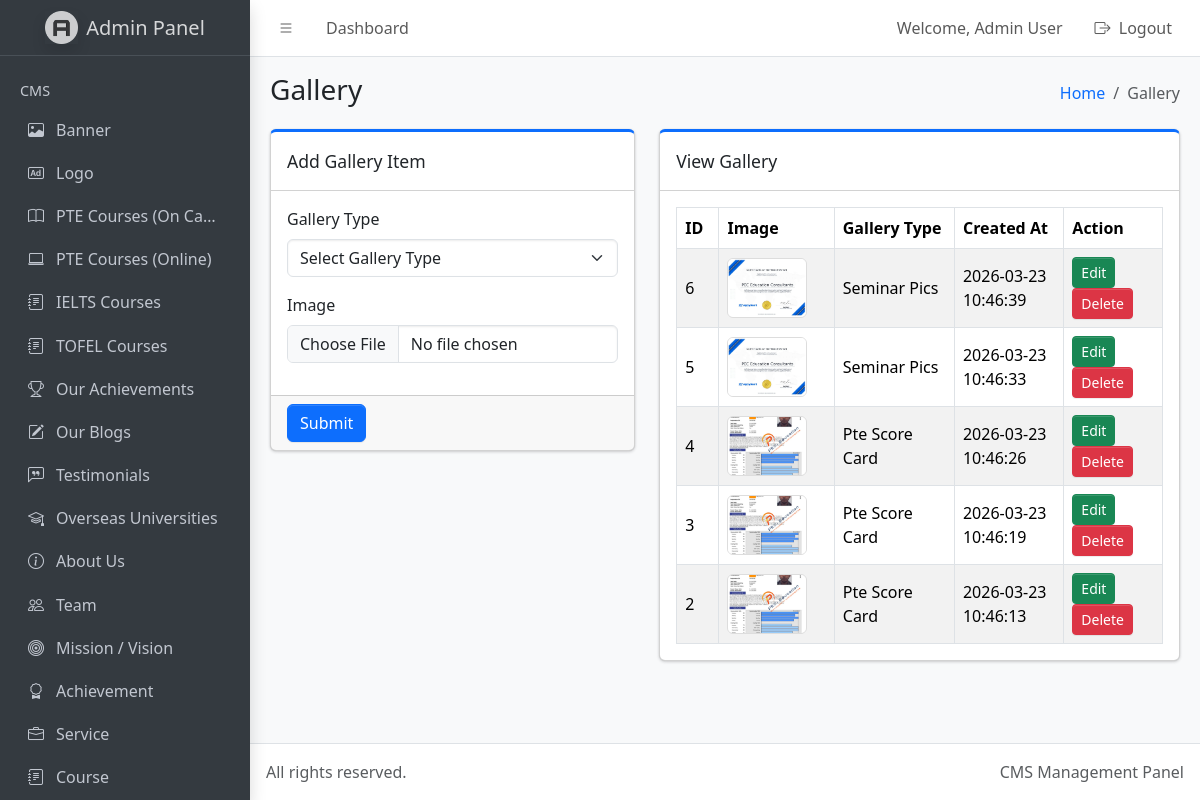
/admin/dist/gallery.php (signed in), run on the app's committed database.
### tables this page shows
CREATE TABLE `gallery` (
  `id` int(11) NOT NULL,
  `gallery_type` varchar(255) NOT NULL,
  `image` varchar(255) NOT NULL,
  `created_at` timestamp NOT NULL DEFAULT current_timestamp()
);

### admin/dist/gallery.php (the view, shortened to what this page needs)
<?php
require_once '../../db.php';
$edit_mode = false;
?>
<!doctype html>
<html lang="en">
  <head>
    <link
      rel="stylesheet"
      href="https://cdn.jsdelivr.net/npm/@fontsource/source-sans-3@5.0.12/index.css"
      media="print"
      onload="this.media='all'"
    />
    <link
      rel="stylesheet"
      href="https://cdn.jsdelivr.net/npm/overlayscrollbars@2.11.0/styles/overlayscrollbars.min.css"
    />
    <link
      rel="stylesheet"
      href="https://cdn.jsdelivr.net/npm/bootstrap-icons@1.13.1/font/bootstrap-icons.min.css"
    />
    <link rel="stylesheet" href="./css/adminlte.css" />
  </head>
  <body class="layout-fixed sidebar-expand-lg bg-body-tertiary">
    <div class="app-wrapper">
      <nav class="app-header navbar navbar-expand bg-body">
        <div class="container-fluid">
          <ul class="navbar-nav">
            <li class="nav-item">
              <a class="nav-link" data-lte-toggle="sidebar" href="#" role="button">
                <i class="bi bi-list"></i>
              </a>
            </li>
            <li class="nav-item d-none d-md-block">
              <a href="index.php" class="nav-link">Dashboard</a>
            </li>
          </ul>
          <ul class="navbar-nav ms-auto">
            <li class="nav-item d-none d-md-block">
              <span class="nav-link">
                Welcome,
                <?php echo isset($_SESSION['name']) ? htmlspecialchars($_SESSION['name']) : 'Admin'; ?>
              </span>
            </li>
            <li class="nav-item">
              <a href="logout.php" class="nav-link">
                <i class="bi bi-box-arrow-right me-1"></i> Logout
              </a>
            </li>
          </ul>
        </div>
      </nav>
      <aside class="app-sidebar bg-body-secondary shadow" data-bs-theme="dark">
        <div class="sidebar-brand">
          <a href="index.php" class="brand-link">
            <img
              src="./assets/img/AdminLTELogo.png"
              alt="Admin Logo"
              class="brand-image opacity-75 shadow"
            />
            <span class="brand-text fw-light">Admin Panel</span>
          </a>
        </div>
        <div class="sidebar-wrapper">
          <nav class="mt-2">
  <ul
    class="nav sidebar-menu flex-column"
    data-lte-toggle="treeview"
    role="navigation"
    aria-label="Main navigation"
    data-accordion="false"
    id="navigation"
  >
    <li class="nav-header">CMS</li>
    <li class="nav-item">
      <a href="index.php" class="nav-link">
        <i class="nav-icon bi bi-image"></i>
        <p>Banner</p>
      </a>
    </li>
    <li class="nav-item">
      <a href="logo.php" class="nav-link">
        <i class="nav-icon bi bi-badge-ad"></i>
        <p>Logo</p>
      </a>
    </li>
    <li class="nav-item">
      <a href="pte-courses-campus.php" class="nav-link">
        <i class="nav-icon bi bi-book"></i>
        <p>PTE Courses (On Campus)</p>
      </a>
    </li>
    <li class="nav-item">
      <a href="pte-courses-online.php" class="nav-link">
        <i class="nav-icon bi bi-laptop"></i>
        <p>PTE Courses (Online)</p>
      </a>
    </li>
    <li class="nav-item">
      <a href="ielts-courses.php" class="nav-link">
        <i class="nav-icon bi bi-journal-text"></i>
        <p>IELTS Courses</p>
      </a>
    </li>
    <li class="nav-item">
      <a href="tofel-courses.php" class="nav-link">
        <i class="nav-icon bi bi-journal-text"></i>
        <p>TOFEL Courses</p>
      </a>
    </li>
    <li class="nav-item">
      <a href="our-achievements.php" class="nav-link">
        <i class="nav-icon bi bi-trophy"></i>
        <p>Our Achievements</p>
      </a>
    </li>
    <li class="nav-item">
      <a href="blogs.php" class="nav-link">
        <i class="nav-icon bi bi-pencil-square"></i>
        <p>Our Blogs</p>
      </a>
    </li>
    <li class="nav-item">
      <a href="testimonials.php" class="nav-link">
        <i class="nav-icon bi bi-chat-left-quote"></i>
        <p>Testimonials</p>
      </a>
    </li>
    <li class="nav-item">
      <a href="overseas-universities.php" class="nav-link">
        <i class="nav-icon bi bi-mortarboard"></i>
        <p>Overseas Universities</p>
      </a>
    </li>
    <li class="nav-item">
      <a href="about-us.php" class="nav-link">
        <i class="nav-icon bi bi-info-circle"></i>
        <p>About Us</p>
      </a>
    </li>
    <li class="nav-item">
      <a href="team.php" class="nav-link">
        <i class="nav-icon bi bi-people"></i>
        <p>Team</p>
      </a>
    </li>
    <li class="nav-item">
      <a href="mission-vision.php" class="nav-link">
        <i class="nav-icon bi bi-bullseye"></i>
        <p>Mission / Vision</p>
      </a>
    </li>
    <li class="nav-item">
      <a href="achievement.php" class="nav-link">
        <i class="nav-icon bi bi-award"></i>
        <p>Achievement</p>
      </a>
    </li>
    <li class="nav-item">
      <a href="services.php" class="nav-link">
        <i class="nav-icon bi bi-briefcase"></i>
        <p>
          Service
        </p>
      </a>
    </li>
    <li class="nav-item">
      <a href="courses.php" class="nav-link">
        <i class="nav-icon bi bi-journal-text"></i>
        <p>
          Course
        </p>
      </a>
    </li>
  </ul>
</nav>
        </div>
      </aside>
      <main class="app-main">
        <div class="app-content-header">
          <div class="container-fluid">
            <div class="row">
              <div class="col-sm-6">
                <h3 class="mb-0">Gallery</h3>
              </div>
              <div class="col-sm-6">
                <ol class="breadcrumb float-sm-end">
                  <li class="breadcrumb-item"><a href="index.php">Home</a></li>
                  <li class="breadcrumb-item active" aria-current="page">Gallery</li>
                </ol>
              </div>
            </div>
          </div>
        </div>
        <div class="app-content">
          <div class="container-fluid">
            <div class="row">
              <div class="col-md-5">
                <div class="card card-primary card-outline mb-4">
                  <div class="card-header">
                    <div class="card-title">
                      <?php echo $edit_mode ? 'Edit Gallery Item' : 'Add Gallery Item'; ?>
                    </div>
                  </div>
                  <form action="" method="post" enctype="multipart/form-data">
                    <div class="card-body">
                      <div class="mb-3">
                        <label class="form-label">Gallery Type</label>
                        <select name="gallery_type" class="form-select" required>
                          <option value="">Select Gallery Type</option>
                        </select>
                      </div>
                      <div class="mb-3">
                        <label class="form-label">Image</label>
                        <input type="file" name="image" class="form-control" <?php echo $edit_mode ? '' : 'required'; ?> accept="image/*">
                      </div>
                    </div>
                    <div class="card-footer">
                      <button type="submit" name="submit_gallery" class="btn btn-primary">
                        <?php echo $edit_mode ? 'Update' : 'Submit'; ?>
                      </button>
                    </div>
                  </form>
                </div>
              </div>
              <div class="col-md-7">
                <div class="card card-primary card-outline mb-4">
                  <div class="card-header">
                    <div class="card-title">View Gallery</div>
                  </div>
                  <div class="card-body table-responsive">
                    <table class="table table-bordered table-striped align-middle">
                      <thead>
                        <tr>
                          <th style="width: 60px;">ID</th>
                          <th style="width: 160px;">Image</th>
                          <th style="width: 220px;">Gallery Type</th>
                          <th style="width: 180px;">Created At</th>
                          <th style="width: 150px;">Action</th>
                        </tr>
                      </thead>
                      <tbody>
                        <?php
                        $gallery_query = mysqli_query($conn, "SELECT * FROM gallery ORDER BY id DESC");
                        if ($gallery_query && mysqli_num_rows($gallery_query) > 0) {
                            while ($row = mysqli_fetch_assoc($gallery_query)) {
                        ?>
                          <tr>
                            <td><?php echo $row['id']; ?></td>
                            <td>
                              <img src="<?php echo $row['image']; ?>" alt="Gallery Image" class="gallery-thumb">
                            </td>
                            <td><?php echo ucwords(htmlspecialchars($row['gallery_type'])); ?></td>
                            <td><?php echo $row['created_at']; ?></td>
                            <td>
                              <a
                                href="gallery.php?edit_id=<?php echo $row['id']; ?>"
                                class="btn btn-success btn-sm"
                              >
                                Edit
                              </a>
                              <a
                                href="gallery.php?delete_id=<?php echo $row['id']; ?>"
                                class="btn btn-danger btn-sm"
                                onclick="return confirm('Are you sure you want to delete this item?')"
                              >
                                Delete
                              </a>
                            </td>
                          </tr>
                        <?php
                            }
                        } else {
                        ?>
                          <tr>
                            <td colspan="5" class="text-center">No gallery item found.</td>
                          </tr>
                        <?php } ?>
                      </tbody>
                    </table>
                  </div>
                </div>
              </div>
            </div>
          </div>
        </div>
      </main>
      <footer class="app-footer">
        <div class="float-end d-none d-sm-inline">CMS Management Panel</div>
        All rights reserved.
      </footer>
    </div>
  </body>
</html>

### admin/dist/gallery.php (style rules this page uses)
.gallery-thumb { width: 80px; height: 60px; object-fit: cover; border-radius: 6px; border: 1px solid #ddd; }

### data on the page
gallery: id "6", image (picture), gallery_type "Seminar Pics", created_at "2026-03-23 10:46:39"
gallery: id "5", image (picture), gallery_type "Seminar Pics", created_at "2026-03-23 10:46:33"
gallery: id "4", image (picture), gallery_type "Pte Score Card", created_at "2026-03-23 10:46:26"
gallery: id "3", image (picture), gallery_type "Pte Score Card", created_at "2026-03-23 10:46:19"
gallery: id "2", image (picture), gallery_type "Pte Score Card", created_at "2026-03-23 10:46:13"

### other printed values
$_SESSION['name'] "Admin User"
